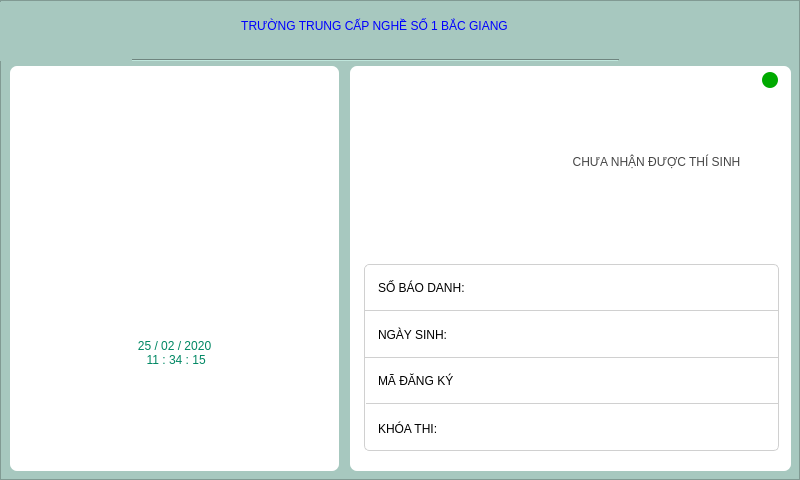
<?xml version="1.0" encoding="UTF-8"?>
<ui version="4.0">
 <class>Frame_MainScreen</class>
 <widget class="QFrame" name="Frame_MainScreen">
  <property name="geometry">
   <rect>
    <x>0</x>
    <y>0</y>
    <width>800</width>
    <height>480</height>
   </rect>
  </property>
  <property name="windowTitle">
   <string>Frame</string>
  </property>
  <property name="styleSheet">
   <string notr="true">background-color: rgb(167, 200, 191);
</string>
  </property>
  <property name="frameShape">
   <enum>QFrame::StyledPanel</enum>
  </property>
  <property name="frameShadow">
   <enum>QFrame::Raised</enum>
  </property>
  <widget class="QFrame" name="frame_containName">
   <property name="geometry">
    <rect>
     <x>0</x>
     <y>2</y>
     <width>799</width>
     <height>59</height>
    </rect>
   </property>
   <property name="styleSheet">
    <string notr="true">border-style:solid;
border-width:0px</string>
   </property>
   <property name="frameShape">
    <enum>QFrame::StyledPanel</enum>
   </property>
   <property name="frameShadow">
    <enum>QFrame::Raised</enum>
   </property>
   <widget class="QLabel" name="label_cty">
    <property name="geometry">
     <rect>
      <x>106</x>
      <y>4</y>
      <width>537</width>
      <height>39</height>
     </rect>
    </property>
    <property name="styleSheet">
     <string notr="true">color: rgb(0, 0, 255);
font: 75 bold 16pt &quot;Ubuntu&quot;;</string>
    </property>
    <property name="text">
     <string>TRƯỜNG TRUNG CẤP NGHỀ SỐ 1 BẮC GIANG</string>
    </property>
    <property name="alignment">
     <set>Qt::AlignCenter</set>
    </property>
    <property name="margin">
     <number>0</number>
    </property>
    <property name="indent">
     <number>-1</number>
    </property>
   </widget>
   <widget class="QLabel" name="label_7">
    <property name="geometry">
     <rect>
      <x>654</x>
      <y>4</y>
      <width>155</width>
      <height>37</height>
     </rect>
    </property>
    <property name="text">
     <string/>
    </property>
    <property name="pixmap">
     <pixmap>../icon/iconEcotek.png</pixmap>
    </property>
   </widget>
   <widget class="QPushButton" name="pushButton_shutdown">
    <property name="geometry">
     <rect>
      <x>8</x>
      <y>2</y>
      <width>59</width>
      <height>51</height>
     </rect>
    </property>
    <property name="styleSheet">
     <string notr="true">background-color: rgba(255, 255, 255, 0);
border-radius:2px;</string>
    </property>
    <property name="text">
     <string/>
    </property>
    <property name="icon">
     <iconset>
      <normaloff>../icon/iconShutdown.png</normaloff>../icon/iconShutdown.png</iconset>
    </property>
    <property name="iconSize">
     <size>
      <width>25</width>
      <height>25</height>
     </size>
    </property>
   </widget>
  </widget>
  <widget class="Line" name="line">
   <property name="geometry">
    <rect>
     <x>132</x>
     <y>52</y>
     <width>487</width>
     <height>17</height>
    </rect>
   </property>
   <property name="orientation">
    <enum>Qt::Horizontal</enum>
   </property>
  </widget>
  <widget class="QFrame" name="frame">
   <property name="geometry">
    <rect>
     <x>350</x>
     <y>66</y>
     <width>441</width>
     <height>405</height>
    </rect>
   </property>
   <property name="styleSheet">
    <string notr="true">background-color: rgb(255, 255, 255);
border-style:solid;
border-radius:7px</string>
   </property>
   <property name="frameShape">
    <enum>QFrame::StyledPanel</enum>
   </property>
   <property name="frameShadow">
    <enum>QFrame::Raised</enum>
   </property>
   <property name="lineWidth">
    <number>5</number>
   </property>
   <widget class="QLabel" name="label_forShowName">
    <property name="geometry">
     <rect>
      <x>184</x>
      <y>44</y>
      <width>245</width>
      <height>103</height>
     </rect>
    </property>
    <property name="styleSheet">
     <string notr="true">font: 75 bold 20pt &quot;Ubuntu&quot;;
color: rgb(70, 70, 70);
border-radius:3px;
</string>
    </property>
    <property name="frameShape">
     <enum>QFrame::WinPanel</enum>
    </property>
    <property name="frameShadow">
     <enum>QFrame::Raised</enum>
    </property>
    <property name="lineWidth">
     <number>1</number>
    </property>
    <property name="midLineWidth">
     <number>0</number>
    </property>
    <property name="text">
     <string>CHƯA NHẬN ĐƯỢC THÍ SINH</string>
    </property>
    <property name="alignment">
     <set>Qt::AlignCenter</set>
    </property>
    <property name="wordWrap">
     <bool>true</bool>
    </property>
   </widget>
   <widget class="QFrame" name="frame_containLabelShowRegisImage">
    <property name="geometry">
     <rect>
      <x>4</x>
      <y>8</y>
      <width>173</width>
      <height>185</height>
     </rect>
    </property>
    <property name="styleSheet">
     <string notr="true">border-style:solid;
border-width:0px</string>
    </property>
    <property name="frameShape">
     <enum>QFrame::StyledPanel</enum>
    </property>
    <property name="frameShadow">
     <enum>QFrame::Raised</enum>
    </property>
    <widget class="QLabel" name="label_regisImage">
     <property name="geometry">
      <rect>
       <x>6</x>
       <y>10</y>
       <width>167</width>
       <height>171</height>
      </rect>
     </property>
     <property name="styleSheet">
      <string notr="true">background-color: rgb(255, 255, 255);
</string>
     </property>
     <property name="text">
      <string/>
     </property>
     <property name="pixmap">
      <pixmap>../icon/iconImageRepresent.png</pixmap>
     </property>
    </widget>
   </widget>
   <widget class="QLabel" name="label_showConnectOrDisconnect">
    <property name="geometry">
     <rect>
      <x>412</x>
      <y>6</y>
      <width>16</width>
      <height>16</height>
     </rect>
    </property>
    <property name="styleSheet">
     <string notr="true">background-color: rgb(0, 170, 0);
border-radius:8</string>
    </property>
    <property name="text">
     <string/>
    </property>
   </widget>
   <widget class="QFrame" name="frame_2">
    <property name="geometry">
     <rect>
      <x>14</x>
      <y>198</y>
      <width>415</width>
      <height>187</height>
     </rect>
    </property>
    <property name="styleSheet">
     <string notr="true">background-color: rgba(150, 150, 150, 0);
border-color: rgb(208, 208, 208);
border-style:solid;
border-radius:5px; 
border-width:1px;</string>
    </property>
    <property name="frameShape">
     <enum>QFrame::StyledPanel</enum>
    </property>
    <property name="frameShadow">
     <enum>QFrame::Raised</enum>
    </property>
    <widget class="Line" name="line_2">
     <property name="geometry">
      <rect>
       <x>0</x>
       <y>46</y>
       <width>415</width>
       <height>1</height>
      </rect>
     </property>
     <property name="orientation">
      <enum>Qt::Horizontal</enum>
     </property>
    </widget>
    <widget class="Line" name="line_3">
     <property name="geometry">
      <rect>
       <x>0</x>
       <y>93</y>
       <width>415</width>
       <height>1</height>
      </rect>
     </property>
     <property name="orientation">
      <enum>Qt::Horizontal</enum>
     </property>
    </widget>
    <widget class="Line" name="line_4">
     <property name="geometry">
      <rect>
       <x>2</x>
       <y>139</y>
       <width>415</width>
       <height>1</height>
      </rect>
     </property>
     <property name="orientation">
      <enum>Qt::Horizontal</enum>
     </property>
    </widget>
    <widget class="QLabel" name="label">
     <property name="geometry">
      <rect>
       <x>14</x>
       <y>6</y>
       <width>147</width>
       <height>35</height>
      </rect>
     </property>
     <property name="styleSheet">
      <string notr="true">border-width:0px;
font: 75 bold 11pt &quot;Ubuntu&quot;;
</string>
     </property>
     <property name="text">
      <string>SỐ BÁO DANH:</string>
     </property>
    </widget>
    <widget class="QLabel" name="label_2">
     <property name="geometry">
      <rect>
       <x>14</x>
       <y>56</y>
       <width>147</width>
       <height>29</height>
      </rect>
     </property>
     <property name="styleSheet">
      <string notr="true">border-width:0px;
font: 75 bold 11pt &quot;Ubuntu&quot;;</string>
     </property>
     <property name="text">
      <string>NGÀY SINH:</string>
     </property>
    </widget>
    <widget class="QLabel" name="label_3">
     <property name="geometry">
      <rect>
       <x>14</x>
       <y>102</y>
       <width>147</width>
       <height>29</height>
      </rect>
     </property>
     <property name="styleSheet">
      <string notr="true">border-width:0px;
font: 57 bold 11pt &quot;Ubuntu&quot;;</string>
     </property>
     <property name="text">
      <string>MÃ ĐĂNG KÝ</string>
     </property>
     <property name="indent">
      <number>-1</number>
     </property>
    </widget>
    <widget class="QLabel" name="label_forShowNumberCard">
     <property name="geometry">
      <rect>
       <x>152</x>
       <y>6</y>
       <width>251</width>
       <height>35</height>
      </rect>
     </property>
     <property name="styleSheet">
      <string notr="true">border-width:0px;
font: 75 bold 11pt &quot;Ubuntu&quot;;
color: rgb(0, 0, 127);
</string>
     </property>
     <property name="text">
      <string/>
     </property>
    </widget>
    <widget class="QLabel" name="label_dateOfBird">
     <property name="geometry">
      <rect>
       <x>152</x>
       <y>54</y>
       <width>247</width>
       <height>35</height>
      </rect>
     </property>
     <property name="styleSheet">
      <string notr="true">border-width:0px;
font: 75 bold 11pt &quot;Ubuntu&quot;;
color: rgb(0, 0, 127);
</string>
     </property>
     <property name="text">
      <string/>
     </property>
    </widget>
    <widget class="QLabel" name="label_forShowIdentNumber">
     <property name="geometry">
      <rect>
       <x>152</x>
       <y>98</y>
       <width>247</width>
       <height>35</height>
      </rect>
     </property>
     <property name="styleSheet">
      <string notr="true">border-width:0px;
font: 75 bold 11pt &quot;Ubuntu&quot;;
color: rgb(0, 0, 127);
</string>
     </property>
     <property name="text">
      <string/>
     </property>
    </widget>
    <widget class="QLabel" name="label_8">
     <property name="geometry">
      <rect>
       <x>14</x>
       <y>150</y>
       <width>103</width>
       <height>29</height>
      </rect>
     </property>
     <property name="styleSheet">
      <string notr="true">border-width:0px;
font: 57 bold 11pt &quot;Ubuntu&quot;;</string>
     </property>
     <property name="text">
      <string>KHÓA THI:</string>
     </property>
    </widget>
    <widget class="QLabel" name="label_forShowCourse">
     <property name="geometry">
      <rect>
       <x>152</x>
       <y>146</y>
       <width>247</width>
       <height>35</height>
      </rect>
     </property>
     <property name="styleSheet">
      <string notr="true">border-width:0px;
font: 75 bold 11pt &quot;Ubuntu&quot;;
color: rgb(0, 0, 127);
</string>
     </property>
     <property name="text">
      <string/>
     </property>
    </widget>
   </widget>
  </widget>
  <widget class="QFrame" name="frame_3">
   <property name="geometry">
    <rect>
     <x>10</x>
     <y>66</y>
     <width>329</width>
     <height>405</height>
    </rect>
   </property>
   <property name="styleSheet">
    <string notr="true">background-color: rgb(255, 255, 255);
border-width:5px;
border-radius:7px;</string>
   </property>
   <property name="frameShape">
    <enum>QFrame::StyledPanel</enum>
   </property>
   <property name="frameShadow">
    <enum>QFrame::Raised</enum>
   </property>
   <widget class="QFrame" name="frame_containLabelShowCamera">
    <property name="geometry">
     <rect>
      <x>18</x>
      <y>8</y>
      <width>297</width>
      <height>391</height>
     </rect>
    </property>
    <property name="styleSheet">
     <string notr="true">border-style:solid;
border-width:0px</string>
    </property>
    <property name="frameShape">
     <enum>QFrame::StyledPanel</enum>
    </property>
    <property name="frameShadow">
     <enum>QFrame::Raised</enum>
    </property>
    <widget class="QLabel" name="label_showCamera">
     <property name="geometry">
      <rect>
       <x>4</x>
       <y>-8</y>
       <width>287</width>
       <height>381</height>
      </rect>
     </property>
     <property name="styleSheet">
      <string notr="true">background-color: rgb(255, 255, 255);
</string>
     </property>
     <property name="text">
      <string/>
     </property>
    </widget>
    <widget class="QLabel" name="label_forShowIconFaceRecognized">
     <property name="geometry">
      <rect>
       <x>-4</x>
       <y>0</y>
       <width>301</width>
       <height>169</height>
      </rect>
     </property>
     <property name="text">
      <string/>
     </property>
     <property name="pixmap">
      <pixmap>../../../../Downloads/icons8-facial-recognition-100.png</pixmap>
     </property>
     <property name="alignment">
      <set>Qt::AlignCenter</set>
     </property>
    </widget>
    <widget class="QLabel" name="label_forShowTimeRecognized">
     <property name="geometry">
      <rect>
       <x>-8</x>
       <y>170</y>
       <width>309</width>
       <height>217</height>
      </rect>
     </property>
     <property name="styleSheet">
      <string notr="true">color: rgb(0, 135, 99);
font: 75 bold 24pt &quot;Ubuntu&quot;;</string>
     </property>
     <property name="lineWidth">
      <number>1</number>
     </property>
     <property name="text">
      <string>25 / 02 / 2020 
 11 : 34 : 15</string>
     </property>
     <property name="alignment">
      <set>Qt::AlignCenter</set>
     </property>
     <property name="margin">
      <number>0</number>
     </property>
     <property name="indent">
      <number>5</number>
     </property>
    </widget>
   </widget>
  </widget>
 </widget>
 <resources/>
 <connections/>
</ui>
